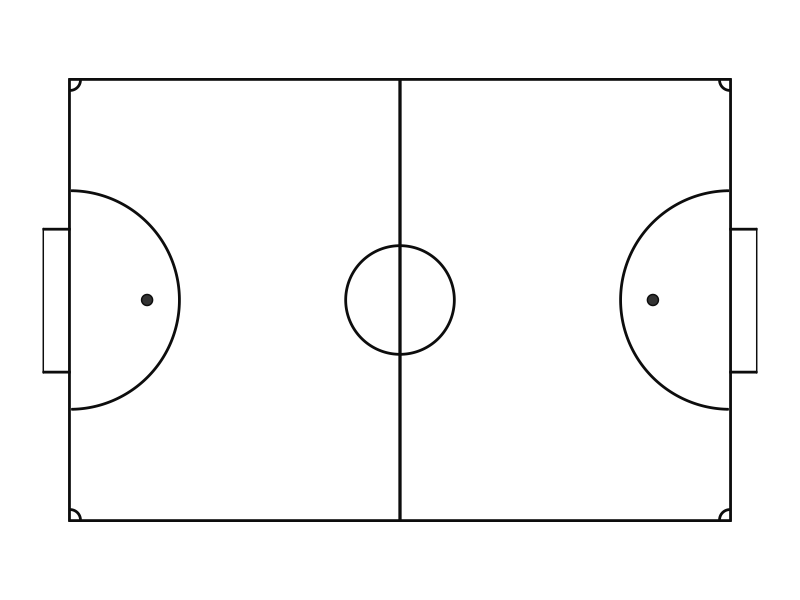

Generate this figure with R:
library(ggplot2)

###Define the Pitch Visualization
stadiumlength <- 60
stadiumwidth <- 40
linewidth <- .12
goalboxlength <- 16.5
goalboxpos <- (stadiumwidth-goalboxlength*2-13)/2 ###to change goal width
smallboxlength <- 5.5
smallboxpos <- goalboxpos+goalboxlength-smallboxlength
crossbarl <- 4
crossbarh <- 2.44
goalpos <- goalboxpos+goalboxlength
attdefzone <- 30
channel <- 4
channelsplit <- 25



##Define the circle function that we will be using to create the center cirlce as well as the 18 yard box circles
circle_fun <- function(center=c(0,0), diameter=1, npoints=1000, start=0, end=2){
  tt <- seq(start*pi, end*pi, length.out=npoints)
  data.frame(
    x = center[1] + diameter / 2 * cos(tt),
    y = center[2] + diameter / 2 * sin(tt)
  )
}


##everything we build on one side of the pitch should be mirrored on the other side of the pitch
##this assumes that our pitch diagram goes down -> up
mirror <- function(x) stadiumlength-x


## To use ggplot2, we need to define all the points that will go into the shape of the field
## The four parameters are: x (width values), y (length values), group (for the two sides), desc (a description for ease of use and further customization)
segment_coord <- function(x, y, group, desc){
  segment_df <- data.frame(x = x, y = y) 
  segment_df$group <- group
  segment_df$side <- 1
  group <- group + 1
  
  # The same thing for the opposite side
  segment_df2 <- data.frame(x = x, y = mirror(y))
  segment_df2$group <- group
  segment_df2$side <- 2
  group <<- group + 1
  
  # On reunit les donnees
  segment_df <- rbind(segment_df, segment_df2)
  segment_df$desc <- desc
  
  return(segment_df)
}

####this function will rotate the pitch if you want to see the field horizontally 
rotate_pitch <- function(pitch, theta=pi/2){
  pitch_r <- pitch
  pitch_r$x <- pitch_r$x / 180 * pi
  pitch_r$y <- pitch_r$y / 180 * pi
  matrix_r <- matrix(c(cos(theta), sin(theta), -sin(theta), cos(theta)), ncol = 2)
  coords_r <- apply(pitch_r[,c("x","y")], 1, function(x) x %*% matrix_r)
  pitch_r$x <- coords_r[1,] ; pitch_r$y <- coords_r[2,]
  pitch_r$x <- pitch_r$x * 180 / pi
  pitch_r$y <- pitch_r$y * 180 / pi
  return(pitch_r)
}


##Here we define the circles we need for our field. Our field lines have width of 12cm.
#Center Circle -- at midpoint of the halfway line, with radius of 9.15m (10 yards)
centercircle_outer <- circle_fun(center=c(stadiumwidth/2,stadiumlength/2),diameter = 5 * 2)
centercircle_inner <- circle_fun(center=c(stadiumwidth/2,stadiumlength/2),diameter = (5-linewidth) * 2)

#Penalty Arc -- arc from penalty spot (11 meters, 12 yards) with radius of 9.15 m (10 yards) ####diameter on both to change size
penaltyarc_outer <- circle_fun(center=c(stadiumwidth/2,0),diameter = 10 * 2)
penaltyarc_inner <- circle_fun(center=c(stadiumwidth/2,0),diameter = (10-linewidth) * 2)

#corner arcs
cornerarc_outer_r <- circle_fun(center = c(stadiumwidth,0),diameter = 1*2)
cornerarc_inner_r <- circle_fun(center = c(stadiumwidth,0),diameter = (1-linewidth)*2)

cornerarc_outer_l <- circle_fun(center = c(0,0),diameter = 1*2)
cornerarc_inner_l <- circle_fun(center = c(0,0),diameter = (1-linewidth)*2)

#penalty spot
penaltyspot <- circle_fun(center=c(stadiumwidth/2,7),diameter=.5*2) #####second value in center function to change position


##Now, we generate our dataframe that contains the points for all of our field markings
group <- 1

pitch <- segment_coord(x=c(0-linewidth,0-linewidth,stadiumwidth+linewidth,stadiumwidth+linewidth)
                       ,y=c(0-linewidth,0,0,0-linewidth),group=group,desc = "goal line") 

pitch <- rbind(pitch,segment_coord(x=c(0-linewidth,0-linewidth,0,0)
                                   ,y=c(0,stadiumlength/2-linewidth/2,stadiumlength/2-linewidth/2,0),group=group,desc = "left touch line"))

pitch <- rbind(pitch,segment_coord(x=c(stadiumwidth,stadiumwidth,stadiumwidth+linewidth,stadiumwidth+linewidth)
                                   ,y=c(0,stadiumlength/2-linewidth/2,stadiumlength/2-linewidth/2,0),group=group,desc = "right touch line"))

pitch <- rbind(pitch, segment_coord(x=c(goalpos-linewidth,goalpos-linewidth,goalpos,goalpos)
                                    ,y=c(0-crossbarh,0,0,0-crossbarh),group=group,desc = "left goal post"))

pitch <- rbind(pitch, segment_coord(x=c(stadiumwidth-goalpos-linewidth,stadiumwidth-goalpos-linewidth,stadiumwidth-goalpos,stadiumwidth-goalpos)
                                    ,y=c(0-crossbarh,0,0,0-crossbarh),group=group,desc = "right goal post"))

pitch <- rbind(pitch, segment_coord(x=c(goalpos-linewidth,goalpos-linewidth,stadiumwidth-goalpos,stadiumwidth-goalpos)
                                    ,y=c(0-crossbarh,0-crossbarh,0-crossbarh,0-crossbarh),group=group,desc = "crossbar"))

pitch <- rbind(pitch, segment_coord(x=penaltyspot[,"x"]
                                    ,y=penaltyspot[,"y"],group=group,desc = "penalty spot"))

pitch <- rbind(pitch, segment_coord(x=c(centercircle_outer[centercircle_outer$y<=stadiumlength/2,"x"],rev(centercircle_inner[centercircle_inner$y<=stadiumlength/2,"x"]))
                                    ,y=c(centercircle_outer[centercircle_outer$y<=stadiumlength/2,"y"],rev(centercircle_inner[centercircle_inner$y<=stadiumlength/2,"y"])),group=group,desc = "center circle"))

pitch <- rbind(pitch, segment_coord(x=c(0-linewidth,0-linewidth,stadiumwidth+linewidth,stadiumwidth+linewidth)
                                    ,y=c(stadiumlength/2-linewidth/2,stadiumlength/2+linewidth/2,stadiumlength/2+linewidth/2,stadiumlength/2-linewidth/2),group=group,desc = "halfway line"))

pitch <- rbind(pitch, segment_coord(x=c(penaltyarc_outer[penaltyarc_outer$y>=linewidth,"x"],rev(penaltyarc_inner[penaltyarc_inner$y>=linewidth,"x"]))
                                    ,y=c(penaltyarc_outer[penaltyarc_outer$y>=linewidth,"y"],rev(penaltyarc_inner[penaltyarc_inner$y>=linewidth,"y"])),group=group,desc = "penalty arc"))

pitch <- rbind(pitch, segment_coord(x=c(cornerarc_outer_l[cornerarc_outer_l$x>=0 & cornerarc_outer_l$y>=0,"x"],rev(cornerarc_inner_l[cornerarc_inner_l$x>=0 & cornerarc_inner_l$y>=0,"x"]))
                                    ,y=c(cornerarc_outer_l[cornerarc_outer_l$x>=0 & cornerarc_outer_l$y>=0,"y"],rev(cornerarc_inner_l[cornerarc_inner_l$x>=0 & cornerarc_inner_l$y>=0,"y"])),group=group,desc = "left corner"))

pitch <- rbind(pitch, segment_coord(x=c(cornerarc_outer_r[cornerarc_outer_r$x>=0&cornerarc_outer_r$x<=stadiumwidth & cornerarc_outer_r$y>=0,"x"],rev(cornerarc_inner_r[cornerarc_inner_r$x>=0&cornerarc_inner_r$x<=stadiumwidth& cornerarc_inner_r$y>=0,"x"]))
                                    ,y=c(cornerarc_outer_r[cornerarc_outer_r$x>=0&cornerarc_outer_r$x<=stadiumwidth & cornerarc_outer_r$y>=0,"y"],rev(cornerarc_inner_r[cornerarc_inner_r$x>=0&cornerarc_inner_r$x<=stadiumwidth & cornerarc_inner_r$y>=0,"y"])),group=group,desc = "right corner"))


#Rotated Pitch
horipitch <- rotate_pitch(pitch, theta = pi/2)
horipitch2 <- horipitch
horipitch2$y <- horipitch2$y * -1

hori5 <- ggplot()+ geom_polygon(data = horipitch2[horipitch2$group %in% seq(1:36),], aes(x = x, y = y, group = group), col = "#0D0D0D") +
  coord_equal() +
  scale_x_continuous(breaks = NULL) +
  scale_y_continuous(breaks = NULL) +
  xlab("") + ylab("") +
  theme(axis.text.x = element_blank(),
        axis.text.y = element_blank(), 
        axis.ticks.x = element_blank(),
        axis.ticks.y = element_blank(), axis.title = element_blank(),
        panel.background = element_rect(fill = "#FFFFFFB3",
                                        colour = "#FFFFFFB3")
  )
#hori5